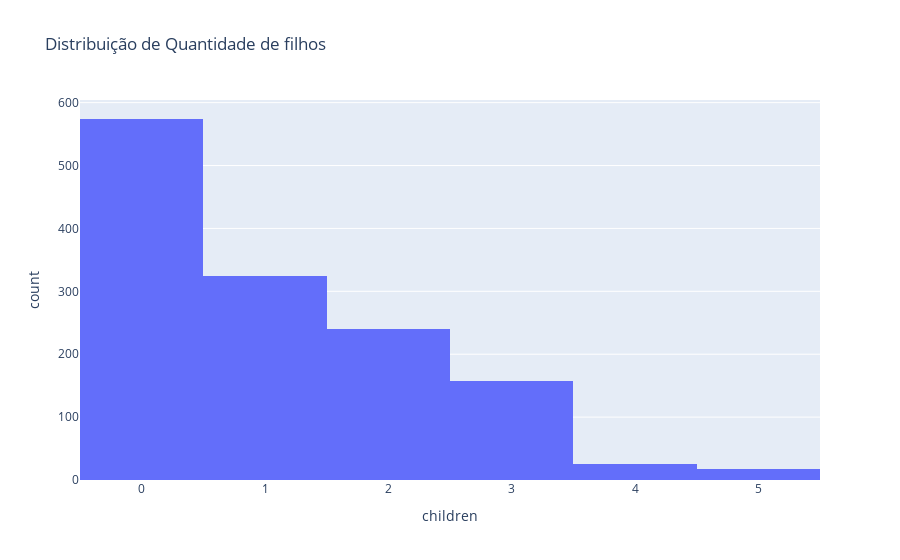

Source (notebook cell):
### Code cell
# Mostrar a quantidade de filhos
fig = px.histogram(df_costs, x='children', title='Distribuição de Quantidade de filhos')
fig.show()

### Figure 1 — Plotly figure (JSON) as saved in the notebook; plotly's stock layout.template omitted (floating-point values rounded to 4 significant figures; data arrays with more than 128 entries replaced by an {"elided": "..."} marker saying what was removed)
{"data": [{"alignmentgroup": "True", "bingroup": "x", "hovertemplate": "children=%{x}<br>count=%{y}<extra></extra>", "legendgroup": "", "marker": {"color": "#636efa", "pattern": {"shape": ""}}, "name": "", "offsetgroup": "", "orientation": "v", "showlegend": false, "type": "histogram", "x": {"elided": "1338 int values"}, "xaxis": "x", "yaxis": "y"}], "layout": {"barmode": "relative", "legend": {"tracegroupgap": 0}, "title": {"text": "Distribuição de Quantidade de filhos"}, "xaxis": {"anchor": "y", "domain": [0, 1], "title": {"text": "children"}}, "yaxis": {"anchor": "x", "domain": [0, 1], "title": {"text": "count"}}}}
